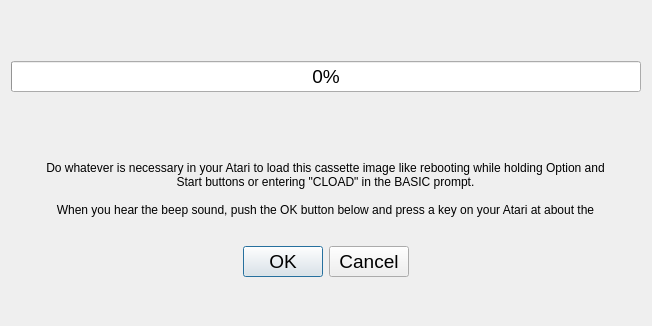
<?xml version="1.0" encoding="UTF-8"?>
<ui version="4.0">
 <class>CassetteDialog</class>
 <widget class="QDialog" name="CassetteDialog">
  <property name="windowModality">
   <enum>Qt::ApplicationModal</enum>
  </property>
  <property name="geometry">
   <rect>
    <x>0</x>
    <y>0</y>
    <width>652</width>
    <height>326</height>
   </rect>
  </property>
  <property name="sizePolicy">
   <sizepolicy hsizetype="Expanding" vsizetype="Expanding">
    <horstretch>0</horstretch>
    <verstretch>0</verstretch>
   </sizepolicy>
  </property>
  <property name="windowTitle">
   <string>Cassette image playback</string>
  </property>
  <layout class="QGridLayout" name="gridLayout">
   <property name="sizeConstraint">
    <enum>QLayout::SetDefaultConstraint</enum>
   </property>
   <item row="0" column="0">
    <layout class="QGridLayout" name="gridLayout_2">
     <property name="sizeConstraint">
      <enum>QLayout::SetMaximumSize</enum>
     </property>
     <property name="spacing">
      <number>0</number>
     </property>
     <item row="5" column="0" colspan="2" alignment="Qt::AlignHCenter|Qt::AlignVCenter">
      <widget class="QLabel" name="label">
       <property name="sizePolicy">
        <sizepolicy hsizetype="Expanding" vsizetype="Expanding">
         <horstretch>0</horstretch>
         <verstretch>0</verstretch>
        </sizepolicy>
       </property>
       <property name="text">
        <string>Do whatever is necessary in your Atari to load this cassette image like rebooting while holding Option and Start buttons or entering &quot;CLOAD&quot; in the BASIC prompt.

When you hear the beep sound, push the OK button below and press a key on your Atari at about the same time.</string>
       </property>
       <property name="alignment">
        <set>Qt::AlignCenter</set>
       </property>
       <property name="wordWrap">
        <bool>true</bool>
       </property>
       <property name="margin">
        <number>0</number>
       </property>
       <property name="indent">
        <number>0</number>
       </property>
      </widget>
     </item>
     <item row="1" column="0">
      <widget class="QProgressBar" name="progressBar">
       <property name="font">
        <font>
         <pointsize>14</pointsize>
        </font>
       </property>
       <property name="minimum">
        <number>0</number>
       </property>
       <property name="maximum">
        <number>100</number>
       </property>
       <property name="value">
        <number>0</number>
       </property>
       <property name="alignment">
        <set>Qt::AlignCenter</set>
       </property>
       <property name="invertedAppearance">
        <bool>false</bool>
       </property>
      </widget>
     </item>
     <item row="7" column="0">
      <widget class="QDialogButtonBox" name="buttonBox">
       <property name="minimumSize">
        <size>
         <width>0</width>
         <height>50</height>
        </size>
       </property>
       <property name="font">
        <font>
         <pointsize>14</pointsize>
        </font>
       </property>
       <property name="orientation">
        <enum>Qt::Horizontal</enum>
       </property>
       <property name="standardButtons">
        <set>QDialogButtonBox::Cancel|QDialogButtonBox::Ok</set>
       </property>
       <property name="centerButtons">
        <bool>true</bool>
       </property>
      </widget>
     </item>
     <item row="3" column="0">
      <widget class="QLabel" name="tape_label">
       <property name="sizePolicy">
        <sizepolicy hsizetype="Expanding" vsizetype="Expanding">
         <horstretch>0</horstretch>
         <verstretch>0</verstretch>
        </sizepolicy>
       </property>
       <property name="text">
        <string/>
       </property>
       <property name="alignment">
        <set>Qt::AlignCenter</set>
       </property>
      </widget>
     </item>
     <item row="8" column="0">
      <spacer name="verticalSpacer">
       <property name="orientation">
        <enum>Qt::Vertical</enum>
       </property>
       <property name="sizeType">
        <enum>QSizePolicy::Expanding</enum>
       </property>
       <property name="sizeHint" stdset="0">
        <size>
         <width>20</width>
         <height>20</height>
        </size>
       </property>
      </spacer>
     </item>
     <item row="2" column="0">
      <spacer name="verticalSpacer_2">
       <property name="orientation">
        <enum>Qt::Vertical</enum>
       </property>
       <property name="sizeType">
        <enum>QSizePolicy::Fixed</enum>
       </property>
       <property name="sizeHint" stdset="0">
        <size>
         <width>20</width>
         <height>20</height>
        </size>
       </property>
      </spacer>
     </item>
     <item row="6" column="0">
      <spacer name="verticalSpacer_5">
       <property name="orientation">
        <enum>Qt::Vertical</enum>
       </property>
       <property name="sizeType">
        <enum>QSizePolicy::Fixed</enum>
       </property>
       <property name="sizeHint" stdset="0">
        <size>
         <width>20</width>
         <height>20</height>
        </size>
       </property>
      </spacer>
     </item>
     <item row="0" column="0">
      <spacer name="verticalSpacer_3">
       <property name="orientation">
        <enum>Qt::Vertical</enum>
       </property>
       <property name="sizeType">
        <enum>QSizePolicy::Fixed</enum>
       </property>
       <property name="sizeHint" stdset="0">
        <size>
         <width>20</width>
         <height>50</height>
        </size>
       </property>
      </spacer>
     </item>
     <item row="4" column="0">
      <spacer name="verticalSpacer_6">
       <property name="orientation">
        <enum>Qt::Vertical</enum>
       </property>
       <property name="sizeType">
        <enum>QSizePolicy::Fixed</enum>
       </property>
       <property name="sizeHint" stdset="0">
        <size>
         <width>20</width>
         <height>20</height>
        </size>
       </property>
      </spacer>
     </item>
    </layout>
   </item>
  </layout>
 </widget>
 <resources/>
 <connections>
  <connection>
   <sender>buttonBox</sender>
   <signal>accepted()</signal>
   <receiver>CassetteDialog</receiver>
   <slot>accept()</slot>
   <hints>
    <hint type="sourcelabel">
     <x>324</x>
     <y>242</y>
    </hint>
    <hint type="destinationlabel">
     <x>325</x>
     <y>162</y>
    </hint>
   </hints>
  </connection>
  <connection>
   <sender>buttonBox</sender>
   <signal>rejected()</signal>
   <receiver>CassetteDialog</receiver>
   <slot>reject()</slot>
   <hints>
    <hint type="sourcelabel">
     <x>324</x>
     <y>242</y>
    </hint>
    <hint type="destinationlabel">
     <x>325</x>
     <y>162</y>
    </hint>
   </hints>
  </connection>
 </connections>
</ui>
